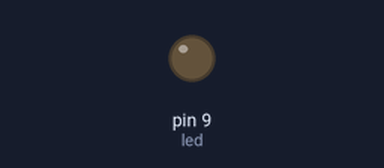
This sketch was run on a simulated Arduino Uno, built with avr-gcc and run on an emulated ATmega328P. Parts: output pins drawn as LEDs (lit = HIGH).

Above: at 0.05 s.
At 1.2 s:
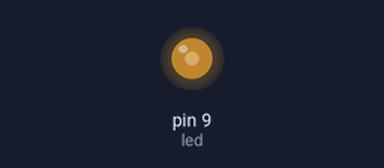
At 2.35 s:
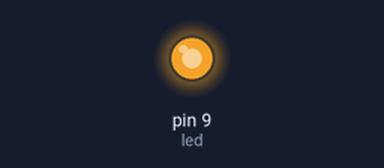
At 4.65 s:
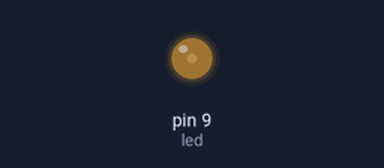
Timing chart, 0 to 6.7 s (numbered marks = the images above):
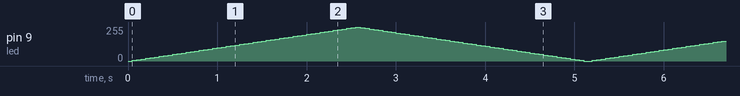

The sketch:

pwm.ino
```cpp
int led = 9;
void setup() {
  // put your setup code here, to run once:
  pinMode(led, INPUT);

}

void loop() {
  // put your main code here, to run repeatedly:
  for (int i = 0; i < 255; i = i + 5) {
    analogWrite(led, i);
    delay(50);
  }

  for (int i = 255; i >= 0; i = i - 5) {
    analogWrite(led, i);
    delay(50);
  }

}
```
